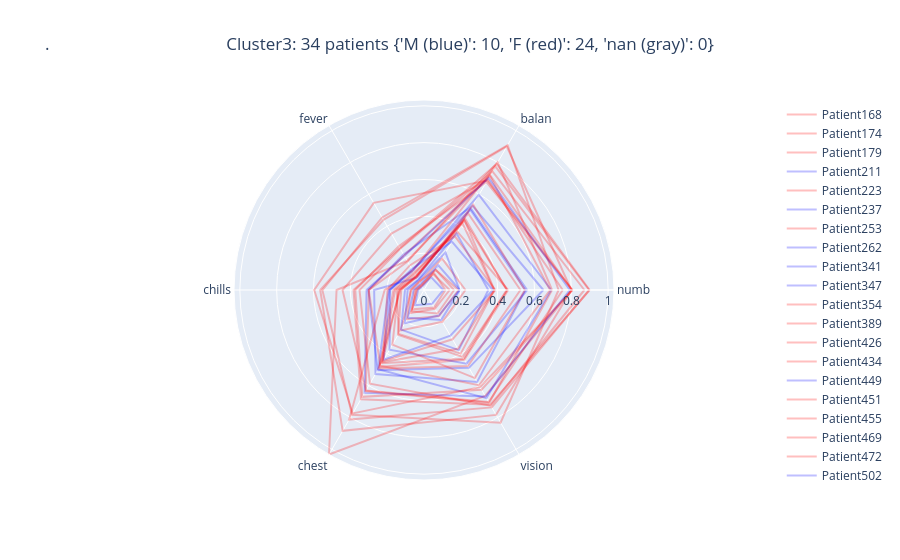

Here is the notebook cell this chart was saved with:
### Code cell
star_chart_per_patient(3)

### Figure 1 — Plotly figure (JSON) as saved in the notebook; plotly's stock layout.template omitted (floating-point values rounded to 4 significant figures)
{"data": [{"line": {"color": "rgb(255,0,0)"}, "mode": "lines", "name": "Patient168", "opacity": 0.25, "r": [0.2253, 0.1969, 0.05022, 0.06887, 0.253, 0.1991, 0.2253, 0.2253], "theta": ["numb", "balan", "fever", "chills", "chest", "vision", "numb"], "type": "scatterpolar"}, {"line": {"color": "rgb(255,0,0)"}, "mode": "lines", "name": "Patient174", "opacity": 0.25, "r": [0.8064, 0.6867, 0.5464, 0.5961, 0.7741, 0.609, 0.8064, 0.8064], "theta": ["numb", "balan", "fever", "chills", "chest", "vision", "numb"], "type": "scatterpolar"}, {"line": {"color": "rgb(255,0,0)"}, "mode": "lines", "name": "Patient179", "opacity": 0.25, "r": [0.4568, 0.3639, 0.1089, 0.1659, 0.4835, 0.4371, 0.4568, 0.4568], "theta": ["numb", "balan", "fever", "chills", "chest", "vision", "numb"], "type": "scatterpolar"}, {"line": {"color": "rgb(0,0,255)"}, "mode": "lines", "name": "Patient211", "opacity": 0.25, "r": [0.3492, 0.3543, 0.06381, 0.1032, 0.2483, 0.377, 0.3492, 0.3492], "theta": ["numb", "balan", "fever", "chills", "chest", "vision", "numb"], "type": "scatterpolar"}, {"line": {"color": "rgb(255,0,0)"}, "mode": "lines", "name": "Patient223", "opacity": 0.25, "r": [0.3806, 0.4179, 0.08735, 0.1332, 0.4524, 0.3686, 0.3806, 0.3806], "theta": ["numb", "balan", "fever", "chills", "chest", "vision", "numb"], "type": "scatterpolar"}, {"line": {"color": "rgb(0,0,255)"}, "mode": "lines", "name": "Patient237", "opacity": 0.25, "r": [0.5498, 0.5033, 0.07731, 0.2706, 0.5266, 0.5764, 0.5498, 0.5498], "theta": ["numb", "balan", "fever", "chills", "chest", "vision", "numb"], "type": "scatterpolar"}, {"line": {"color": "rgb(255,0,0)"}, "mode": "lines", "name": "Patient253", "opacity": 0.25, "r": [0.1158, 0.107, 0.02738, 0.04288, 0.1214, 0.1093, 0.1158, 0.1158], "theta": ["numb", "balan", "fever", "chills", "chest", "vision", "numb"], "type": "scatterpolar"}, {"line": {"color": "rgb(0,0,255)"}, "mode": "lines", "name": "Patient262", "opacity": 0.25, "r": [0.5603, 0.5102, 0.1256, 0.1835, 0.374, 0.4621, 0.5603, 0.5603], "theta": ["numb", "balan", "fever", "chills", "chest", "vision", "numb"], "type": "scatterpolar"}, {"line": {"color": "rgb(0,0,255)"}, "mode": "lines", "name": "Patient341", "opacity": 0.25, "r": [0.3744, 0.3032, 0.1314, 0.1862, 0.4375, 0.2862, 0.3744, 0.3744], "theta": ["numb", "balan", "fever", "chills", "chest", "vision", "numb"], "type": "scatterpolar"}, {"line": {"color": "rgb(0,0,255)"}, "mode": "lines", "name": "Patient347", "opacity": 0.25, "r": [0.648, 0.528, 0.223, 0.3021, 0.5026, 0.4882, 0.648, 0.648], "theta": ["numb", "balan", "fever", "chills", "chest", "vision", "numb"], "type": "scatterpolar"}, {"line": {"color": "rgb(255,0,0)"}, "mode": "lines", "name": "Patient354", "opacity": 0.25, "r": [0.7535, 0.6921, 0.3541, 0.4422, 0.6303, 0.7022, 0.7535, 0.7535], "theta": ["numb", "balan", "fever", "chills", "chest", "vision", "numb"], "type": "scatterpolar"}, {"line": {"color": "rgb(255,0,0)"}, "mode": "lines", "name": "Patient389", "opacity": 0.25, "r": [0.1873, 0.1262, 0.05374, 0.07312, 0.1833, 0.1626, 0.1873, 0.1873], "theta": ["numb", "balan", "fever", "chills", "chest", "vision", "numb"], "type": "scatterpolar"}, {"line": {"color": "rgb(255,0,0)"}, "mode": "lines", "name": "Patient426", "opacity": 0.25, "r": [0.4488, 0.4469, 0.101, 0.1569, 0.459, 0.4315, 0.4488, 0.4488], "theta": ["numb", "balan", "fever", "chills", "chest", "vision", "numb"], "type": "scatterpolar"}, {"line": {"color": "rgb(255,0,0)"}, "mode": "lines", "name": "Patient434", "opacity": 0.25, "r": [0.1638, 0.1265, 0.0324, 0.05023, 0.1339, 0.1476, 0.1638, 0.1638], "theta": ["numb", "balan", "fever", "chills", "chest", "vision", "numb"], "type": "scatterpolar"}, {"line": {"color": "rgb(0,0,255)"}, "mode": "lines", "name": "Patient449", "opacity": 0.25, "r": [0.6907, 0.5964, 0.1209, 0.1922, 0.4968, 0.6778, 0.6907, 0.6907], "theta": ["numb", "balan", "fever", "chills", "chest", "vision", "numb"], "type": "scatterpolar"}, {"line": {"color": "rgb(255,0,0)"}, "mode": "lines", "name": "Patient451", "opacity": 0.25, "r": [0.8966, 0.7747, 0.1222, 0.2138, 0.8125, 0.7362, 0.8966, 0.8966], "theta": ["numb", "balan", "fever", "chills", "chest", "vision", "numb"], "type": "scatterpolar"}, {"line": {"color": "rgb(255,0,0)"}, "mode": "lines", "name": "Patient455", "opacity": 0.25, "r": [0.8047, 0.6775, 0.2746, 0.3732, 0.6699, 0.625, 0.8047, 0.8047], "theta": ["numb", "balan", "fever", "chills", "chest", "vision", "numb"], "type": "scatterpolar"}, {"line": {"color": "rgb(255,0,0)"}, "mode": "lines", "name": "Patient469", "opacity": 0.25, "r": [0.7999, 0.8998, 0.4402, 0.5636, 0.8831, 0.783, 0.7999, 0.7999], "theta": ["numb", "balan", "fever", "chills", "chest", "vision", "numb"], "type": "scatterpolar"}, {"line": {"color": "rgb(255,0,0)"}, "mode": "lines", "name": "Patient472", "opacity": 0.25, "r": [0.7307, 0.9081, 0.4547, 0.5519, 0.7823, 0.8316, 0.7307, 0.7307], "theta": ["numb", "balan", "fever", "chills", "chest", "vision", "numb"], "type": "scatterpolar"}, {"line": {"color": "rgb(0,0,255)"}, "mode": "lines", "name": "Patient502", "opacity": 0.25, "r": [0.1928, 0.2342, 0.06078, 0.08873, 0.2079, 0.1604, 0.1928, 0.1928], "theta": ["numb", "balan", "fever", "chills", "chest", "vision", "numb"], "type": "scatterpolar"}, {"line": {"color": "rgb(0,0,255)"}, "mode": "lines", "name": "Patient520", "opacity": 0.25, "r": [0.1943, 0.1552, 0.03788, 0.05669, 0.174, 0.1874, 0.1943, 0.1943], "theta": ["numb", "balan", "fever", "chills", "chest", "vision", "numb"], "type": "scatterpolar"}, {"line": {"color": "rgb(0,0,255)"}, "mode": "lines", "name": "Patient522", "opacity": 0.25, "r": [0.1049, 0.07914, 0.02144, 0.03243, 0.09523, 0.08678, 0.1049, 0.1049], "theta": ["numb", "balan", "fever", "chills", "chest", "vision", "numb"], "type": "scatterpolar"}, {"line": {"color": "rgb(255,0,0)"}, "mode": "lines", "name": "Patient554", "opacity": 0.25, "r": [0.8031, 0.7185, 0.183, 0.4747, 1.032, 0.6646, 0.8031, 0.8031], "theta": ["numb", "balan", "fever", "chills", "chest", "vision", "numb"], "type": "scatterpolar"}, {"line": {"color": "rgb(255,0,0)"}, "mode": "lines", "name": "Patient584", "opacity": 0.25, "r": [0.6846, 0.7159, 0.2168, 0.3002, 0.4745, 0.5972, 0.6846, 0.6846], "theta": ["numb", "balan", "fever", "chills", "chest", "vision", "numb"], "type": "scatterpolar"}, {"line": {"color": "rgb(255,0,0)"}, "mode": "lines", "name": "Patient590", "opacity": 0.25, "r": [0.5475, 0.5338, 0.08246, 0.1383, 0.3431, 0.5523, 0.5475, 0.5475], "theta": ["numb", "balan", "fever", "chills", "chest", "vision", "numb"], "type": "scatterpolar"}, {"line": {"color": "rgb(255,0,0)"}, "mode": "lines", "name": "Patient592", "opacity": 0.25, "r": [0.3877, 0.3364, 0.1539, 0.1983, 0.4458, 0.3092, 0.3877, 0.3877], "theta": ["numb", "balan", "fever", "chills", "chest", "vision", "numb"], "type": "scatterpolar"}, {"line": {"color": "rgb(0,0,255)"}, "mode": "lines", "name": "Patient594", "opacity": 0.25, "r": [0.7918, 0.7016, 0.2135, 0.3117, 0.6451, 0.6681, 0.7918, 0.7918], "theta": ["numb", "balan", "fever", "chills", "chest", "vision", "numb"], "type": "scatterpolar"}, {"line": {"color": "rgb(255,0,0)"}, "mode": "lines", "name": "Patient596", "opacity": 0.25, "r": [0.6954, 0.7998, 0.1782, 0.2991, 0.6338, 0.7075, 0.6954, 0.6954], "theta": ["numb", "balan", "fever", "chills", "chest", "vision", "numb"], "type": "scatterpolar"}, {"line": {"color": "rgb(255,0,0)"}, "mode": "lines", "name": "Patient603", "opacity": 0.25, "r": [0.3823, 0.4391, 0.08719, 0.148, 0.2749, 0.3991, 0.3823, 0.3823], "theta": ["numb", "balan", "fever", "chills", "chest", "vision", "numb"], "type": "scatterpolar"}, {"line": {"color": "rgb(255,0,0)"}, "mode": "lines", "name": "Patient607", "opacity": 0.25, "r": [0.452, 0.4362, 0.08405, 0.1236, 0.2813, 0.4196, 0.452, 0.452], "theta": ["numb", "balan", "fever", "chills", "chest", "vision", "numb"], "type": "scatterpolar"}, {"line": {"color": "rgb(255,0,0)"}, "mode": "lines", "name": "Patient609", "opacity": 0.25, "r": [0.1394, 0.1006, 0.02505, 0.03747, 0.1436, 0.1178, 0.1394, 0.1394], "theta": ["numb", "balan", "fever", "chills", "chest", "vision", "numb"], "type": "scatterpolar"}, {"line": {"color": "rgb(255,0,0)"}, "mode": "lines", "name": "Patient614", "opacity": 0.25, "r": [0.8997, 0.7904, 0.2625, 0.3825, 0.6848, 0.7188, 0.8997, 0.8997], "theta": ["numb", "balan", "fever", "chills", "chest", "vision", "numb"], "type": "scatterpolar"}, {"line": {"color": "rgb(255,0,0)"}, "mode": "lines", "name": "Patient636", "opacity": 0.25, "r": [0.5236, 0.4796, 0.07969, 0.1296, 0.4926, 0.4768, 0.5236, 0.5236], "theta": ["numb", "balan", "fever", "chills", "chest", "vision", "numb"], "type": "scatterpolar"}, {"line": {"color": "rgb(255,0,0)"}, "mode": "lines", "name": "Patient655", "opacity": 0.25, "r": [0.8708, 0.7438, 0.2591, 0.3503, 0.587, 0.7257, 0.8708, 0.8708], "theta": ["numb", "balan", "fever", "chills", "chest", "vision", "numb"], "type": "scatterpolar"}], "layout": {"title": {"text": ".\t\t\t\t\t\t\t\t\t\t\t\t\t\t\t\t\t\t\t\t\t\t\t\t\t\t\t\t\t\t\t\t\t\t\t\t\t\t\t\tCluster3: 34 patients {'M (blue)': 10, 'F (red)': 24, 'nan (gray)': 0}"}}}
